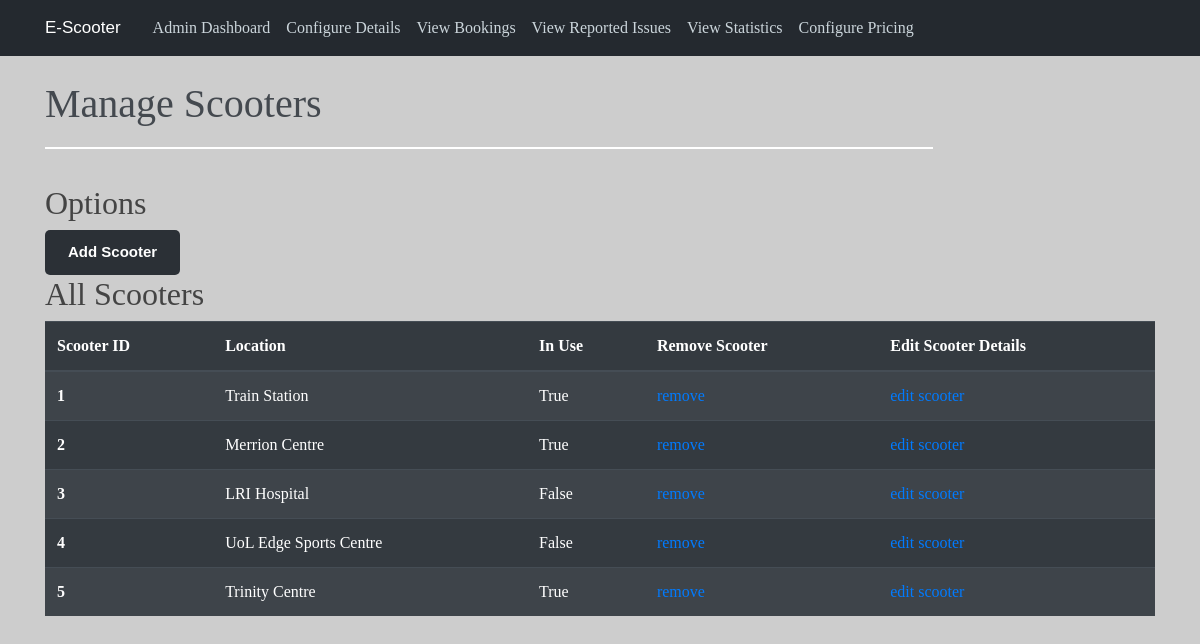
/admin/manage, run on an earlier commit of the app's database.
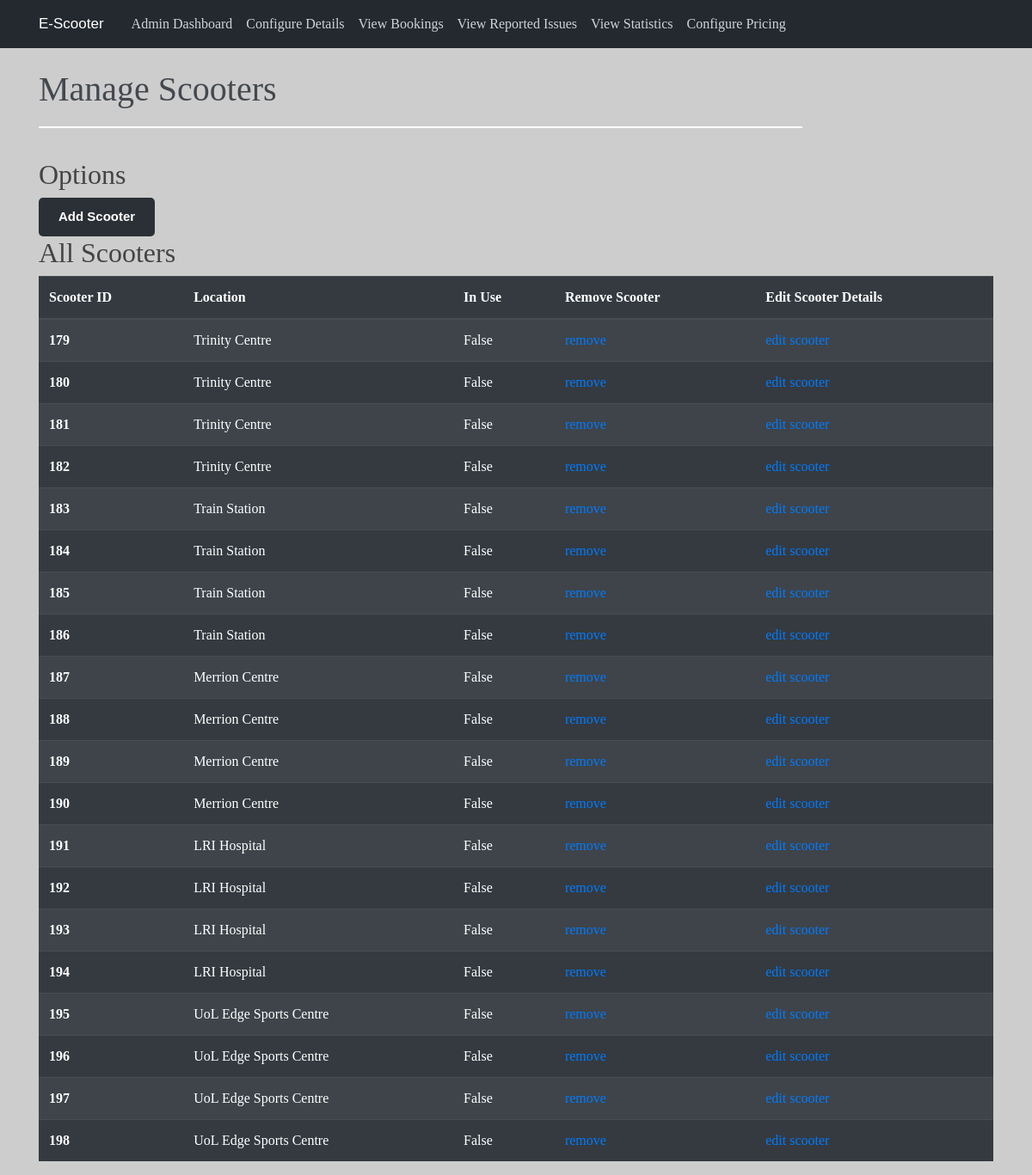
And on a later commit of the database.
### app/models.py (models this page shows)
class Scooter(db.Model):
    __tablename__ = 'scooters'
    id = db.Column(db.Integer, primary_key=True)
    in_use = db.Column(db.Boolean, default = False)
    LocationID = db.Column(db.Integer, ForeignKey("locations.id"))

### app/views.py (the view)
@app.route("/admin/manage")
def staff_manage():
    if session.get("admin") == 0:
        return redirect("/")
    all_scooters = models.Scooter.query.all()
    locations = ["","Trinity Centre","Train Station","Merrion Centre","LRI Hospital","UoL Edge Sports Centre"]
    return render_template("staff_manage.html", scooters = all_scooters, locations=locations)

### app/templates/staff_manage.html (shortened to what this page needs)
{% extends "admin_base.html" %}
{% block content %}
<head>
</head>
<body>
    <h1 style="color:rgba(68,73,79,1);">Manage Scooters</h1>
	<svg class="Line_7" viewBox="0 0 1110 2" preserveAspectRatio="none">
			<path id="Line_7" d="M 0 0 L 1110 0">
			</path>
	</svg>
	<br></br>
	<h2> Options </h2>
	<a href="/admin/add" class="myButton">Add Scooter</a>
	<h2> All Scooters </h2>
	<table class="table table-striped table-dark">
		<thead>
		  <tr>
			<th scope="col">Scooter ID</th>
			<th scope="col">Location</th>
			<th scope="col">In Use</th>
			<th scope="col">Remove Scooter</th>
			<th scope="col">Edit Scooter Details</th>
		  </tr>
		</thead>
		<tbody>
			{% for s in scooters %}
				<tr>
					<th scope="row">{{ s.id }}</th>
					<td> {{ locations[s.LocationID] }}</td>
					<td> {{ s.in_use }} </td>
					<td> <a href="/admin/remove_scooter/{{s.id}}">remove</a> </td>
					<td> <a href="/admin/edit_scooter/{{s.id}}">edit scooter</a> </td>
				</tr>
			{% endfor %}
		</tbody>
	  </table>
</body>
{% endblock content %}

What changed in the data, as far as the page shows it:
removed Scooter: id "1", LocationID "Train Station", in_use "True"
removed Scooter: id "2", LocationID "Merrion Centre", in_use "True"
removed Scooter: id "3", LocationID "LRI Hospital", in_use "False"
removed Scooter: id "4", LocationID "UoL Edge Sports Centre", in_use "False"
removed Scooter: id "5", LocationID "Trinity Centre", in_use "True"
added Scooter: id "179", LocationID "Trinity Centre", in_use "False"
added Scooter: id "180", LocationID "Trinity Centre", in_use "False"
added Scooter: id "181", LocationID "Trinity Centre", in_use "False"
added Scooter: id "182", LocationID "Trinity Centre", in_use "False"
added Scooter: id "183", LocationID "Train Station", in_use "False"
added Scooter: id "184", LocationID "Train Station", in_use "False"
added Scooter: id "185", LocationID "Train Station", in_use "False"
added Scooter: id "186", LocationID "Train Station", in_use "False"
added Scooter: id "187", LocationID "Merrion Centre", in_use "False"
added Scooter: id "188", LocationID "Merrion Centre", in_use "False"
added Scooter: id "189", LocationID "Merrion Centre", in_use "False"
added Scooter: id "190", LocationID "Merrion Centre", in_use "False"
added Scooter: id "191", LocationID "LRI Hospital", in_use "False"
added Scooter: id "192", LocationID "LRI Hospital", in_use "False"
added Scooter: id "193", LocationID "LRI Hospital", in_use "False"
added Scooter: id "194", LocationID "LRI Hospital", in_use "False"
added Scooter: id "195", LocationID "UoL Edge Sports Centre", in_use "False"
added Scooter: id "196", LocationID "UoL Edge Sports Centre", in_use "False"
added Scooter: id "197", LocationID "UoL Edge Sports Centre", in_use "False"
added Scooter: id "198", LocationID "UoL Edge Sports Centre", in_use "False"
